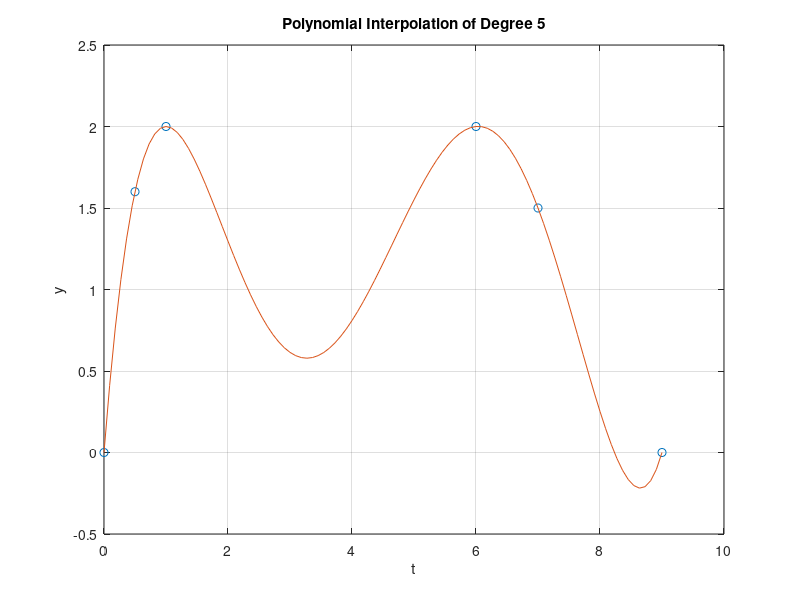

Source code (MATLAB):
% Given data
t = [0 0.5 1.0 6.0 7.0 9.0];
y = [0.0 1.6 2.0 2.0 1.5 0.0];

% Fit a polynomial of degree 5
p = polyfit(t, y, 5);

% Generate points for plotting the polynomial
x_vals = linspace(0, 9, 100);
y_vals = polyval(p, x_vals);

% Plot the polynomial
plot(t, y, 'o', x_vals, y_vals);
title('Polynomial Interpolation of Degree 5');
xlabel('t');
ylabel('y');
grid on;

% Save the plot to a file
print('output_48.png', '-dpng');
disp(p)
